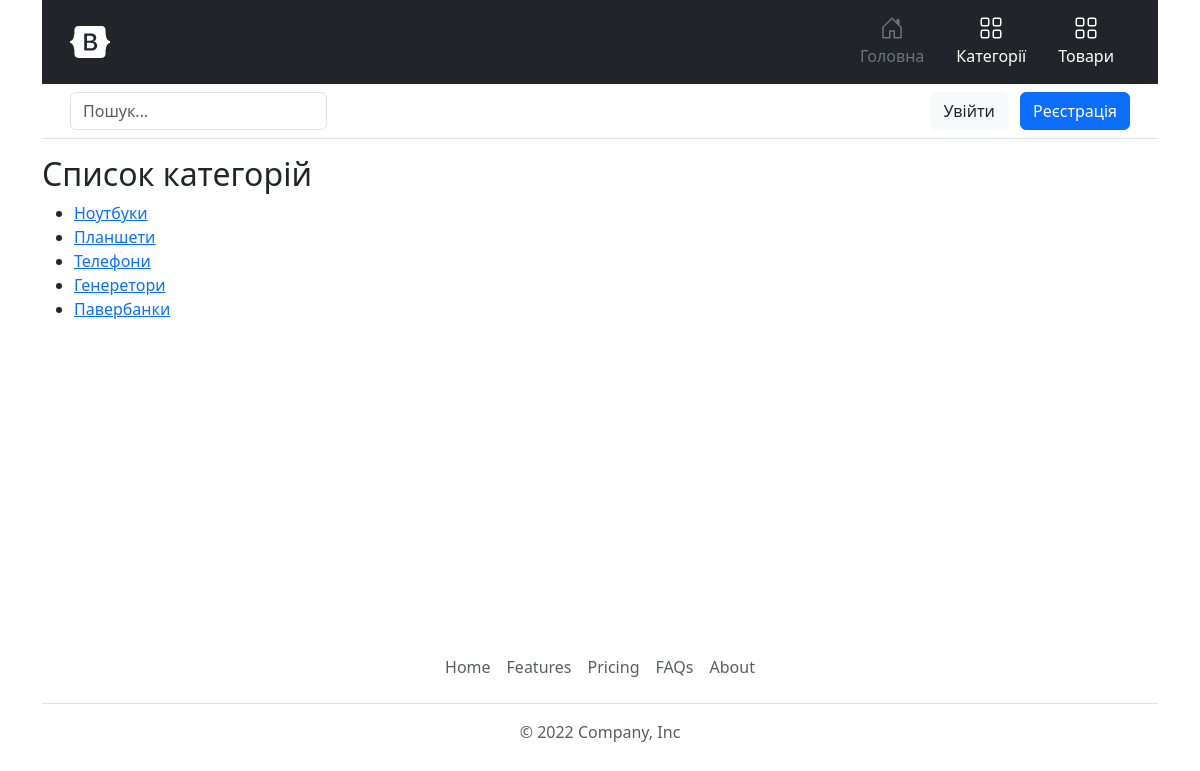
Page /category on the earlier database version.
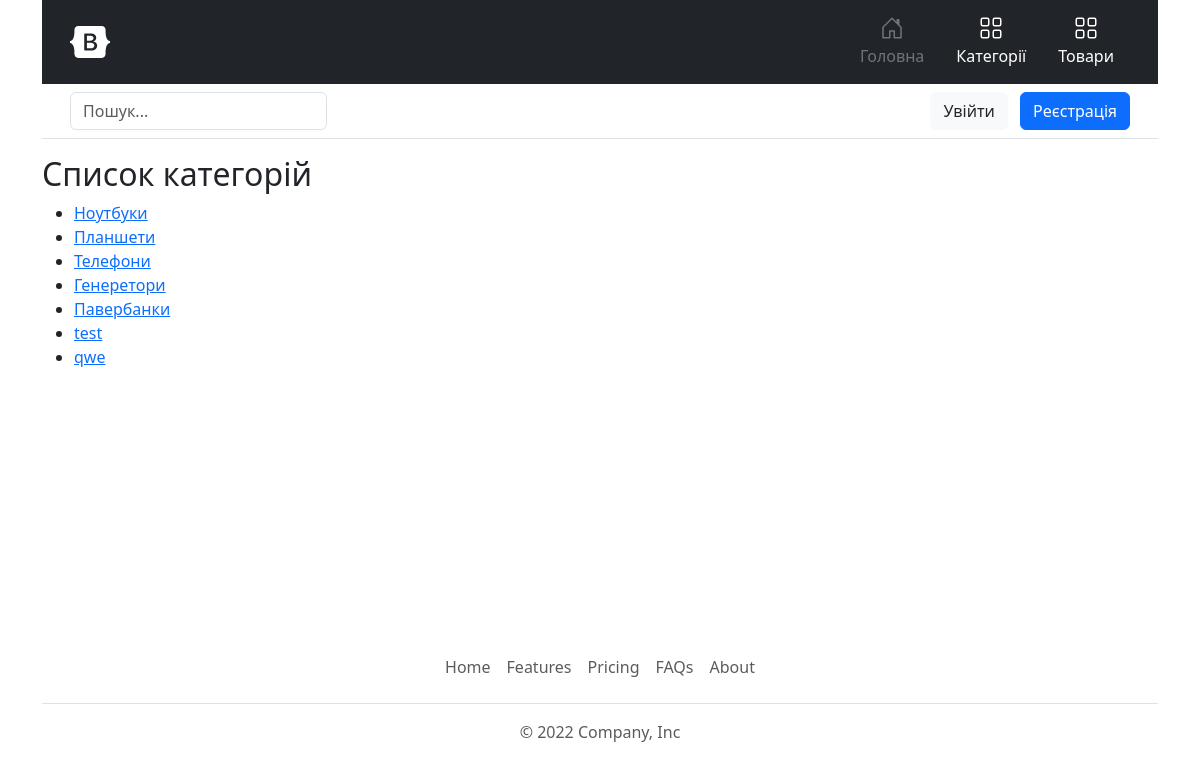
Same page on the later database version.
### tables this page shows
CREATE TABLE `category` (
  `id` int NOT NULL COMMENT 'ID',
  `name` varchar(255) NOT NULL COMMENT 'Назва категорії',
  `photo` varchar(255) NOT NULL
);

### core/Template.php (called while the page is built, shortened)
<?php
class Template
{
    protected $path;
    public function __construct($path)
    {
        $this->path = $path;
    }
    public function getHTML()
    {
        include($this->path);
        $html = ob_get_contents();
        return $html;
    }
}

### core/Controller.php (called while the page is built, shortened)
<?php
class Controller
{
    protected $viewPath;
    public function __construct()
    {
        $this->moduleName = \core\Core::getInstance()->app['moduleName'];
        $this->actionName = \core\Core::getInstance()->app['actionName'];
        $this->viewPath = "views/$this->moduleName/$this->actionName.php";
    }
    public function render($viewPath = null, $params = null)
    {
        if (empty($viewPath))
            $viewPath = $this->viewPath;
        $tpl = new Template($viewPath);
        if (!empty($params))
            $tpl->setParams($params);
        return $tpl->getHTML();
    }
}

### controllers/CategoryController.php (called while the page is built, shortened)
<?php
class CategoryController extends Controller
{
    public function indexAction()
    {
        $rows = Category::getCategories();
        return $this->render(
            null,
            [
                'rows' => $rows
            ]
        );
    }
}

### index.php (called while the page is built, shortened)
<?php
spl_autoload_register(function ($className) {
    $path = $className . '.php';
});
$core = core\Core::getInstance();
$core->Initialize();
$core->Run();
$core->Done();

### core/DB.php (called while the page is built, shortened)
<?php
class DB
{
    protected $pdo;
    public function __construct($hostname, $login, $password, $database)
    {
        $this->pdo = new \PDO("mysql:host=$hostname;dbname=$database", $login, $password);
    }
    public function select($tableName, $fieldList = "*", $conditionArray = null)
    {
        if (is_string($fieldList))
            $fieldListString = $fieldList;
        $wherePartString = "";
        $res = $this->pdo->prepare("SELECT $fieldListString FROM $tableName $wherePartString");
        $res->execute($conditionArray);
        return $res->fetchAll(\PDO::FETCH_ASSOC);
    }
}

### models/Category.php (called while the page is built, shortened)
<?php
class Category
{
    protected static $tableName = 'category';
    public static function getCategories()
    {
        $rows = Core::getInstance()->db->select(self::$tableName);
        return $rows;
    }
}

### models/User.php (called while the page is built, shortened)
<?php
class User
{
    public static function isUserAuthentificated()
    {
        return isset($_SESSION['user']);
    }
}

### views/category/index.php (the view, shortened to what this page needs)
<h2>Список категорій</h2>
<ul>
    <?php foreach ($rows as $row): ?>
        <li><a href="/category/view/<?=$row['id'] ?>">
            <?= $row['name'] ?>
        </a></li>
        <?php endforeach; ?>
</ul>

### themes/light/layout.php (shortened to what this page needs)
<!DOCTYPE html>
<html lang="en">
<head>
    <link href="https://cdn.jsdelivr.net/npm/bootstrap@5.3.0-alpha1/dist/css/bootstrap.min.css" rel="stylesheet"
>
    <link rel="stylesheet" href="/themes/light/css/style.css">
</head>
<body>
    <div class="container">
        <header>
            <div class="px-3 py-2 text-bg-dark">
                <div class="container">
                    <div class="d-flex flex-wrap align-items-center justify-content-center justify-content-lg-start">
                        <a href="/"
                            class="d-flex align-items-center my-2 my-lg-0 me-lg-auto text-white text-decoration-none">
                            <svg class="bi me-2" width="40" height="32" role="img" aria-label="Bootstrap">
                                <use xlink:href="#bootstrap"></use>
                            </svg>
                        </a>
                        <ul class="nav col-12 col-lg-auto my-2 justify-content-center my-md-0 text-small">
                            <li>
                                <a href="/" class="nav-link text-secondary">
                                    <svg class="bi d-block mx-auto mb-1" width="24" height="24">
                                        <use xlink:href="#home"></use>
                                    </svg>
                                    Головна
                                </a>
                            </li>
                            <li>
                                <a href="/category" class="nav-link text-white">
                                    <svg class="bi d-block mx-auto mb-1" width="24" height="24">
                                        <use xlink:href="#grid"></use>
                                    </svg>
                                    Категорії
                                </a>
                            </li>
                            <li>
                                <a href="#" class="nav-link text-white">
                                    <svg class="bi d-block mx-auto mb-1" width="24" height="24">
                                        <use xlink:href="#grid"></use>
                                    </svg>
                                    Товари
                                </a>
                            </li>
                        </ul>
                    </div>
                </div>
            </div>
            <div class="px-3 py-2 border-bottom mb-3">
                <div class="container d-flex flex-wrap justify-content-center">
                    <form class="col-12 col-lg-auto mb-2 mb-lg-0 me-lg-auto" role="search">
                        <input type="search" class="form-control" placeholder="Пошук..." aria-label="Search">
                    </form>
                    <div class="text-end">
                        <?php if (User::isUserAuthentificated()): ?>
                            <a href="/user/logout" class="btn btn-light text-dark me-2">Вийти</a>
                            <?php else: ?>
                            <a href="/user/login" class="btn btn-light text-dark me-2">Увійти</a>
                            <a href="/user/register" class="btn btn-primary">Реєстрація</a>
                            <?php endif ?>
                    </div>
                </div>
            </div>
        </header>
    </div>
    <div class="container">
        <?= $content ?? null ?>
    </div>
    <div class="container footer">
        <footer class="py-3 my-4">
            <ul class="nav justify-content-center border-bottom pb-3 mb-3">
                <li class="nav-item"><a href="#" class="nav-link px-2 text-muted">Home</a></li>
                <li class="nav-item"><a href="#" class="nav-link px-2 text-muted">Features</a></li>
                <li class="nav-item"><a href="#" class="nav-link px-2 text-muted">Pricing</a></li>
                <li class="nav-item"><a href="#" class="nav-link px-2 text-muted">FAQs</a></li>
                <li class="nav-item"><a href="#" class="nav-link px-2 text-muted">About</a></li>
            </ul>
            <p class="text-center text-muted">© 2022 Company, Inc</p>
        </footer>
    </div>
</body>
</html>

### core/Core.php (shortened to what this page needs)
<?php
class Core
{
    private static $instance = null;
    public $pageParams;
    private function __construct()
    {
        global $pageParams;
        $this->pageParams = $pageParams;
    }
    public static function getInstance()
    {
        if (empty(self::$instance)) {
            self::$instance = new self();
        }
        return self::$instance;
    }
    public function Initialize()
    {
        $this->db = new DB(DATABASE_HOSTNAME, DATABASE_LOGIN, DATABASE_PASSWORD, DATABASE_NAME);
    }
    public function Run()
    {
        $route = $_GET['route'] ?? null;
        $routeParts = explode('/', $route ?? '');
        $moduleName = array_shift($routeParts);
        $actionName = array_shift($routeParts);
        if (empty($actionName))
            $actionName = 'index';
        $controllerName = '\\controllers\\' . ucfirst($moduleName) . 'Controller';
        $controllerActionName = $actionName . 'Action';
        if (class_exists($controllerName)) {
            $controller = new $controllerName();
            if (method_exists($controller, $controllerActionName))
            $this->pageParams['content'] = $controller->$controllerActionName();
            else
                $statusCode = 404;
        } else
            $statusCode = 404;
    }
    public function Done()
    {
        $pathToLayout = 'themes/light/layout.php';
        $tpl = new Template($pathToLayout);
        $tpl->setParams($this->pageParams);
        $html = $tpl->getHTML();
        echo $html;
    }
}

### themes/light/css/style.css (style rules this page uses)
body { display: flex; flex-direction: column; min-height: 100vh; }
.footer { margin-top: auto; }
.bi { vertical-align: -0.125em; fill: currentColor; }

Differences in the rows shown:
added category: name "test"
added category: name "qwe"
